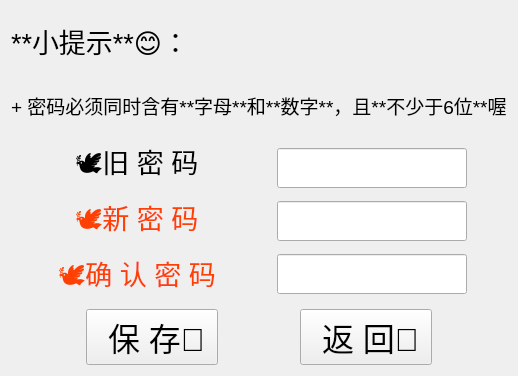
<?xml version="1.0" encoding="UTF-8"?>
<ui version="4.0">
 <class>UserModifyCodeWidget</class>
 <widget class="QWidget" name="UserModifyCodeWidget">
  <property name="geometry">
   <rect>
    <x>0</x>
    <y>0</y>
    <width>518</width>
    <height>376</height>
   </rect>
  </property>
  <property name="windowTitle">
   <string>修改密码(￣▽￣)</string>
  </property>
  <layout class="QVBoxLayout" name="verticalLayout_4">
   <item>
    <layout class="QVBoxLayout" name="verticalLayout_3">
     <item>
      <widget class="QLabel" name="label_8">
       <property name="font">
        <font>
         <family>Microsoft YaHei UI</family>
         <pointsize>20</pointsize>
        </font>
       </property>
       <property name="text">
        <string>**小提示**😊：</string>
       </property>
       <property name="textFormat">
        <enum>Qt::AutoText</enum>
       </property>
      </widget>
     </item>
     <item>
      <widget class="QLabel" name="label_16">
       <property name="font">
        <font>
         <family>Microsoft YaHei UI</family>
         <pointsize>14</pointsize>
        </font>
       </property>
       <property name="text">
        <string>+ 密码必须同时含有**字母**和**数字**，且**不少于6位**喔</string>
       </property>
       <property name="textFormat">
        <enum>Qt::AutoText</enum>
       </property>
      </widget>
     </item>
    </layout>
   </item>
   <item>
    <layout class="QHBoxLayout" name="horizontalLayout">
     <item>
      <spacer name="horizontalSpacer_3">
       <property name="orientation">
        <enum>Qt::Horizontal</enum>
       </property>
       <property name="sizeType">
        <enum>QSizePolicy::Preferred</enum>
       </property>
       <property name="sizeHint" stdset="0">
        <size>
         <width>40</width>
         <height>20</height>
        </size>
       </property>
      </spacer>
     </item>
     <item>
      <layout class="QVBoxLayout" name="verticalLayout_2">
       <item alignment="Qt::AlignHCenter|Qt::AlignVCenter">
        <widget class="QLabel" name="label_6">
         <property name="font">
          <font>
           <family>Microsoft YaHei UI</family>
           <pointsize>20</pointsize>
          </font>
         </property>
         <property name="text">
          <string> 🕊旧 密 码  </string>
         </property>
        </widget>
       </item>
       <item alignment="Qt::AlignHCenter">
        <widget class="QLabel" name="label_2">
         <property name="font">
          <font>
           <family>Microsoft YaHei UI</family>
           <pointsize>20</pointsize>
          </font>
         </property>
         <property name="styleSheet">
          <string notr="true">color:rgb(255, 64, 4)</string>
         </property>
         <property name="text">
          <string> 🕊新 密 码  </string>
         </property>
        </widget>
       </item>
       <item>
        <widget class="QLabel" name="label_4">
         <property name="font">
          <font>
           <family>Microsoft YaHei UI</family>
           <pointsize>20</pointsize>
          </font>
         </property>
         <property name="styleSheet">
          <string notr="true">color:rgb(255, 64, 4)</string>
         </property>
         <property name="text">
          <string> 🕊确 认 密 码  </string>
         </property>
        </widget>
       </item>
      </layout>
     </item>
     <item>
      <spacer name="horizontalSpacer">
       <property name="orientation">
        <enum>Qt::Horizontal</enum>
       </property>
       <property name="sizeType">
        <enum>QSizePolicy::Preferred</enum>
       </property>
       <property name="sizeHint" stdset="0">
        <size>
         <width>40</width>
         <height>20</height>
        </size>
       </property>
      </spacer>
     </item>
     <item>
      <layout class="QVBoxLayout" name="verticalLayout">
       <item>
        <widget class="QLineEdit" name="Password_old">
         <property name="minimumSize">
          <size>
           <width>0</width>
           <height>40</height>
          </size>
         </property>
        </widget>
       </item>
       <item>
        <widget class="QLineEdit" name="Password_new1">
         <property name="minimumSize">
          <size>
           <width>0</width>
           <height>40</height>
          </size>
         </property>
        </widget>
       </item>
       <item>
        <widget class="QLineEdit" name="Password_new2">
         <property name="minimumSize">
          <size>
           <width>0</width>
           <height>40</height>
          </size>
         </property>
        </widget>
       </item>
      </layout>
     </item>
     <item>
      <spacer name="horizontalSpacer_2">
       <property name="orientation">
        <enum>Qt::Horizontal</enum>
       </property>
       <property name="sizeType">
        <enum>QSizePolicy::Preferred</enum>
       </property>
       <property name="sizeHint" stdset="0">
        <size>
         <width>40</width>
         <height>20</height>
        </size>
       </property>
      </spacer>
     </item>
    </layout>
   </item>
   <item>
    <layout class="QHBoxLayout" name="horizontalLayout_2">
     <item>
      <spacer name="horizontalSpacer_4">
       <property name="orientation">
        <enum>Qt::Horizontal</enum>
       </property>
       <property name="sizeHint" stdset="0">
        <size>
         <width>40</width>
         <height>20</height>
        </size>
       </property>
      </spacer>
     </item>
     <item>
      <widget class="QPushButton" name="SaveButton">
       <property name="maximumSize">
        <size>
         <width>300</width>
         <height>16777215</height>
        </size>
       </property>
       <property name="font">
        <font>
         <family>Microsoft YaHei UI</family>
         <pointsize>24</pointsize>
        </font>
       </property>
       <property name="whatsThis">
        <string>&lt;html&gt;&lt;head/&gt;&lt;body&gt;&lt;p align=&quot;center&quot;&gt;&lt;br/&gt;&lt;/p&gt;&lt;/body&gt;&lt;/html&gt;</string>
       </property>
       <property name="layoutDirection">
        <enum>Qt::LeftToRight</enum>
       </property>
       <property name="text">
        <string>  保 存💾 </string>
       </property>
      </widget>
     </item>
     <item>
      <spacer name="horizontalSpacer_5">
       <property name="orientation">
        <enum>Qt::Horizontal</enum>
       </property>
       <property name="sizeHint" stdset="0">
        <size>
         <width>40</width>
         <height>20</height>
        </size>
       </property>
      </spacer>
     </item>
     <item>
      <widget class="QPushButton" name="BackButton">
       <property name="maximumSize">
        <size>
         <width>300</width>
         <height>16777215</height>
        </size>
       </property>
       <property name="font">
        <font>
         <family>Microsoft YaHei UI</family>
         <pointsize>24</pointsize>
        </font>
       </property>
       <property name="whatsThis">
        <string>&lt;html&gt;&lt;head/&gt;&lt;body&gt;&lt;p align=&quot;center&quot;&gt;&lt;br/&gt;&lt;/p&gt;&lt;/body&gt;&lt;/html&gt;</string>
       </property>
       <property name="layoutDirection">
        <enum>Qt::LeftToRight</enum>
       </property>
       <property name="text">
        <string>  返 回💨 </string>
       </property>
      </widget>
     </item>
     <item>
      <spacer name="horizontalSpacer_6">
       <property name="orientation">
        <enum>Qt::Horizontal</enum>
       </property>
       <property name="sizeHint" stdset="0">
        <size>
         <width>40</width>
         <height>20</height>
        </size>
       </property>
      </spacer>
     </item>
    </layout>
   </item>
  </layout>
 </widget>
 <layoutdefault spacing="6" margin="11"/>
 <resources/>
 <connections/>
</ui>
